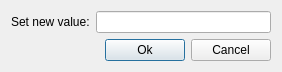
<?xml version="1.0" encoding="UTF-8"?>
<ui version="4.0">
 <class>AwGetValueDialogUi</class>
 <widget class="QDialog" name="AwGetValueDialogUi">
  <property name="windowModality">
   <enum>Qt::ApplicationModal</enum>
  </property>
  <property name="geometry">
   <rect>
    <x>0</x>
    <y>0</y>
    <width>282</width>
    <height>72</height>
   </rect>
  </property>
  <property name="windowTitle">
   <string>Enter value</string>
  </property>
  <property name="windowIcon">
   <iconset resource="../../resources/AnyWave.qrc">
    <normaloff>:/images/AnyWave_icon.png</normaloff>:/images/AnyWave_icon.png</iconset>
  </property>
  <layout class="QVBoxLayout" name="verticalLayout">
   <item>
    <layout class="QHBoxLayout" name="horizontalLayout_2">
     <item>
      <widget class="QLabel" name="label">
       <property name="text">
        <string>Set new value:</string>
       </property>
      </widget>
     </item>
     <item>
      <widget class="QLineEdit" name="lineEdit"/>
     </item>
    </layout>
   </item>
   <item>
    <layout class="QHBoxLayout" name="horizontalLayout">
     <item>
      <spacer name="horizontalSpacer">
       <property name="orientation">
        <enum>Qt::Horizontal</enum>
       </property>
       <property name="sizeHint" stdset="0">
        <size>
         <width>40</width>
         <height>20</height>
        </size>
       </property>
      </spacer>
     </item>
     <item>
      <widget class="QPushButton" name="pushButton_2">
       <property name="text">
        <string>Ok</string>
       </property>
      </widget>
     </item>
     <item>
      <widget class="QPushButton" name="pushButton">
       <property name="text">
        <string>Cancel</string>
       </property>
      </widget>
     </item>
    </layout>
   </item>
  </layout>
 </widget>
 <layoutdefault spacing="6" margin="11"/>
 <resources>
  <include location="../../resources/AnyWave.qrc"/>
 </resources>
 <connections>
  <connection>
   <sender>pushButton_2</sender>
   <signal>clicked()</signal>
   <receiver>AwGetValueDialogUi</receiver>
   <slot>accept()</slot>
   <hints>
    <hint type="sourcelabel">
     <x>149</x>
     <y>49</y>
    </hint>
    <hint type="destinationlabel">
     <x>90</x>
     <y>51</y>
    </hint>
   </hints>
  </connection>
  <connection>
   <sender>pushButton</sender>
   <signal>clicked()</signal>
   <receiver>AwGetValueDialogUi</receiver>
   <slot>reject()</slot>
   <hints>
    <hint type="sourcelabel">
     <x>246</x>
     <y>49</y>
    </hint>
    <hint type="destinationlabel">
     <x>278</x>
     <y>63</y>
    </hint>
   </hints>
  </connection>
 </connections>
</ui>
